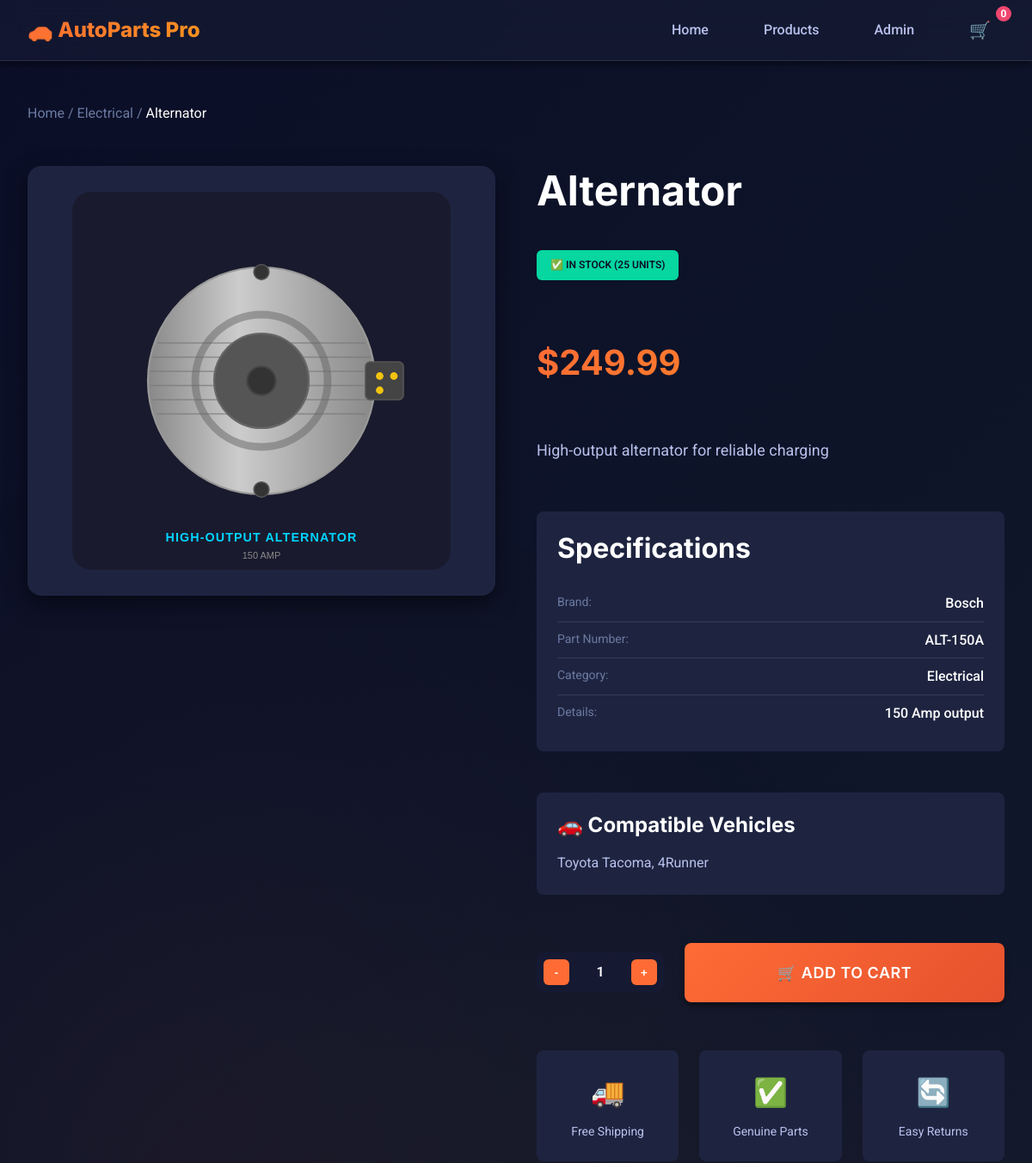
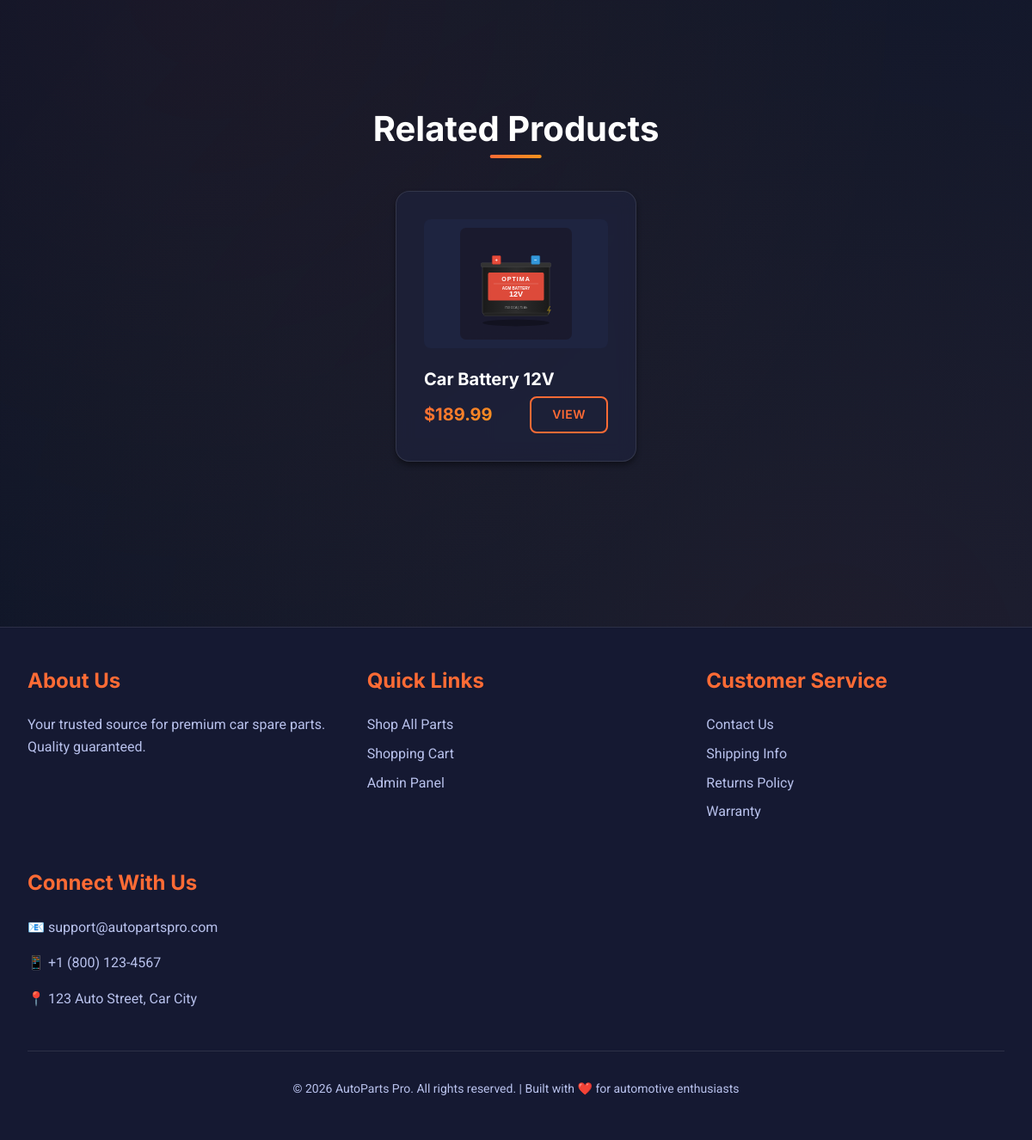
The page /product/8 on the database its author committed (2 pictures, top to bottom).
### app.py (models this page shows)
class Category(db.Model):
    id = db.Column(db.Integer, primary_key=True)
    name = db.Column(db.String(100), nullable=False)
    description = db.Column(db.Text)
    icon = db.Column(db.String(50))
    products = db.relationship('Product', backref='category', lazy=True)

class Product(db.Model):
    id = db.Column(db.Integer, primary_key=True)
    name = db.Column(db.String(200), nullable=False)
    description = db.Column(db.Text)
    price = db.Column(db.Float, nullable=False)
    stock = db.Column(db.Integer, default=0)
    brand = db.Column(db.String(100))
    part_number = db.Column(db.String(100))
    image_url = db.Column(db.String(500))
    category_id = db.Column(db.Integer, db.ForeignKey('category.id'), nullable=False)
    compatible_cars = db.Column(db.Text)  # Stored as comma-separated values
    specifications = db.Column(db.Text)
    featured = db.Column(db.Boolean, default=False)
    created_at = db.Column(db.DateTime, default=datetime.utcnow)

### app.py (the view)
@app.route('/product/<int:product_id>')
def product_detail(product_id):
    product = Product.query.get_or_404(product_id)
    related_products = Product.query.filter_by(category_id=product.category_id).filter(Product.id != product_id).limit(4).all()
    return render_template('product_detail.html', product=product, related_products=related_products)

### templates/product_detail.html (shortened to what this page needs)
{% extends 'base.html' %}
{% block content %}
<section style="padding-top: var(--space-xl);">
    <div class="container">
        <div style="margin-bottom: var(--space-lg);">
            <a href="{{ url_for('index') }}" style="color: var(--text-muted);">Home</a>
            <span style="color: var(--text-muted);"> / </span>
            <a href="{{ url_for('products', category=product.category_id) }}" style="color: var(--text-muted);">{{
                product.category.name }}</a>
            <span style="color: var(--text-muted);"> / </span>
            <span>{{ product.name }}</span>
        </div>
        <div class="product-detail">
            <div>
                <div
                    style="background: var(--bg-tertiary); border-radius: var(--radius-lg); height: 500px; display: flex; align-items: center; justify-content: center; box-shadow: var(--shadow-lg); overflow: hidden;">
                    <img src="{{ product.image_url or '/static/images/products/oil-filter.svg' }}"
                        alt="{{ product.name }}"
                        style="max-height: 100%; max-width: 100%; object-fit: contain; padding: 30px;">
                </div>
            </div>
            <div class="product-info">
                <h1>{{ product.name }}</h1>
                <div style="display: flex; gap: var(--space-sm); margin-bottom: var(--space-md);">
                    {% if product.stock > 0 %}
                    <span class="badge badge-success">✅ In Stock ({{ product.stock }} units)</span>
                    {% else %}
                    <span class="badge badge-danger">❌ Out of Stock</span>
                    {% endif %}
                </div>
                <div class="card-price" style="font-size: var(--text-4xl); margin-bottom: var(--space-lg);">
                    ${{ "%.2f"|format(product.price) }}
                </div>
                <p style="font-size: var(--text-lg); margin-bottom: var(--space-lg);">{{ product.description }}</p>
                <div class="product-specs">
                    <h3 style="margin-bottom: var(--space-md);">Specifications</h3>
                    <div class="spec-item">
                        <span class="spec-label">Brand:</span>
                        <span class="spec-value">{{ product.brand }}</span>
                    </div>
                    <div class="spec-item">
                        <span class="spec-label">Part Number:</span>
                        <span class="spec-value">{{ product.part_number }}</span>
                    </div>
                    <div class="spec-item">
                        <span class="spec-label">Category:</span>
                        <span class="spec-value">{{ product.category.name }}</span>
                    </div>
                    {% if product.specifications %}
                    <div class="spec-item">
                        <span class="spec-label">Details:</span>
                        <span class="spec-value">{{ product.specifications }}</span>
                    </div>
                    {% endif %}
                </div>
                {% if product.compatible_cars %}
                <div
                    style="margin-top: var(--space-md); padding: var(--space-md); background: var(--bg-tertiary); border-radius: var(--radius-md);">
                    <h4 style="margin-bottom: var(--space-sm);">🚗 Compatible Vehicles</h4>
                    <p style="margin: 0;">{{ product.compatible_cars }}</p>
                </div>
                {% endif %}
                <div style="margin-top: var(--space-lg);">
                    <div style="display: flex; gap: var(--space-md); align-items: center;">
                        <div class="quantity-control">
                            <button class="quantity-btn" onclick="decreaseQuantity()">-</button>
                            <span class="quantity-value" id="quantity">1</span>
                            <button class="quantity-btn" onclick="increaseQuantity()">+</button>
                        </div>
                        {% if product.stock > 0 %}
                        <button class="btn btn-primary btn-lg" style="flex: 1;" onclick="addToCartDetail()">
                            🛒 Add to Cart
                        </button>
                        {% else %}
                        <button class="btn btn-primary btn-lg" style="flex: 1; opacity: 0.5;" disabled>
                            Out of Stock
                        </button>
                        {% endif %}
                    </div>
                </div>
                <div
                    style="margin-top: var(--space-lg); display: grid; grid-template-columns: repeat(3, 1fr); gap: var(--space-md);">
                    <div
                        style="text-align: center; padding: var(--space-md); background: var(--bg-tertiary); border-radius: var(--radius-md);">
                        <div style="font-size: var(--text-3xl); margin-bottom: var(--space-xs);">🚚</div>
                        <p style="font-size: var(--text-sm); margin: 0;">Free Shipping</p>
                    </div>
                    <div
                        style="text-align: center; padding: var(--space-md); background: var(--bg-tertiary); border-radius: var(--radius-md);">
                        <div style="font-size: var(--text-3xl); margin-bottom: var(--space-xs);">✅</div>
                        <p style="font-size: var(--text-sm); margin: 0;">Genuine Parts</p>
                    </div>
                    <div
                        style="text-align: center; padding: var(--space-md); background: var(--bg-tertiary); border-radius: var(--radius-md);">
                        <div style="font-size: var(--text-3xl); margin-bottom: var(--space-xs);">🔄</div>
                        <p style="font-size: var(--text-sm); margin: 0;">Easy Returns</p>
                    </div>
                </div>
            </div>
        </div>
        {% if related_products %}
        <section style="margin-top: var(--space-2xl);">
            <h2 class="section-title">Related Products</h2>
            <div class="grid grid-4">
                {% for rel_product in related_products %}
                <div class="card">
                    <div
                        style="background: var(--bg-tertiary); height: 150px; border-radius: var(--radius-md); display: flex; align-items: center; justify-content: center; margin-bottom: var(--space-md); overflow: hidden;">
                        <img src="{{ rel_product.image_url or '/static/images/products/oil-filter.svg' }}"
                            alt="{{ rel_product.name }}"
                            style="max-height: 100%; max-width: 100%; object-fit: contain; padding: 10px;">
                    </div>
                    <h4 class="card-title">{{ rel_product.name }}</h4>
                    <div class="flex-between" style="margin-top: auto;">
                        <span class="card-price" style="font-size: var(--text-xl);">${{ "%.2f"|format(rel_product.price)
                            }}</span>
                        <a href="{{ url_for('product_detail', product_id=rel_product.id) }}"
                            class="btn btn-outline btn-sm">View</a>
                    </div>
                </div>
                {% endfor %}
            </div>
        </section>
        {% endif %}
    </div>
</section>
{% endblock %}

### rows shown on the page
Category: category.name "Electrical"
Product: name "Alternator", image_url (picture), stock "25", price "249.99", description "High-output alternator for reliable charging", brand "Bosch", part_number "ALT-150A", specifications "150 Amp output", compatible_cars "Toyota Tacoma, 4Runner"
Product: image_url (picture), name "Car Battery 12V", price "189.99"
